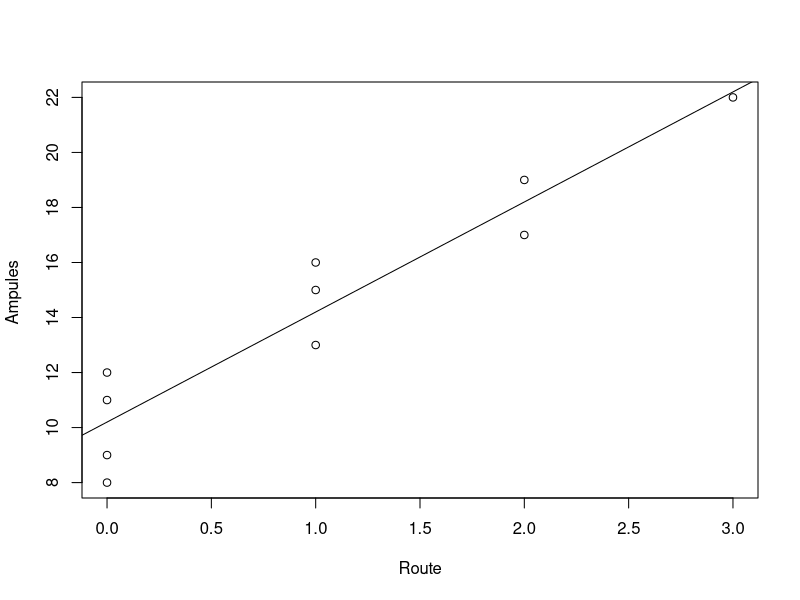
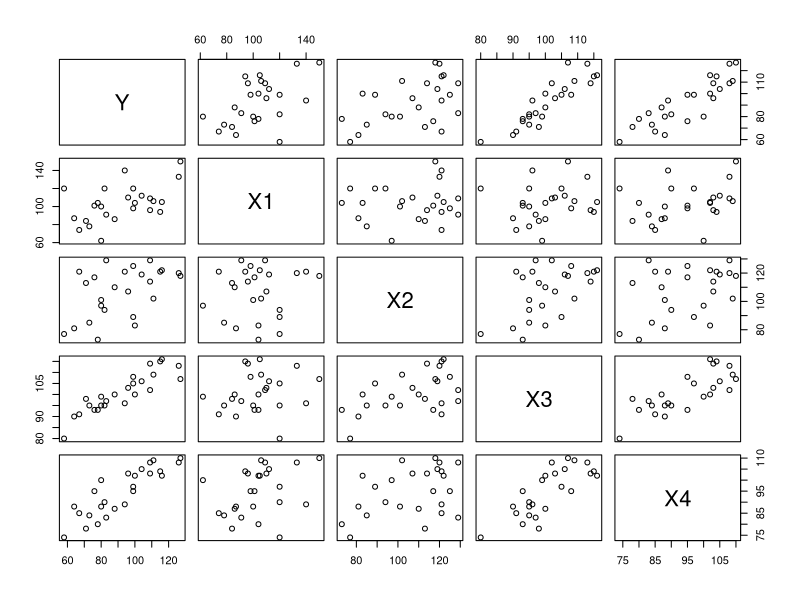

Write R code to recreate these figures, in order.
## ---- chunk 1
airfreight = read.table('airfreight.txt', header = TRUE)
airfreight = data.frame(airfreight)

## ---- chunk 2
y = airfreight[,1]
x = airfreight[,2]
## ---- chunk 3
reg = lm(y~x)
reg
## ---- chunk 4
plot(y~x, xlab = "Route", ylab = "Ampules ")
abline(lm(y ~ x))
## ---- chunk 5
multi = read.table("multi.txt", header = TRUE)
y = multi[,1]
x1 = multi[,2]
x2 = multi[,3]
x3 = multi[,4]
x4 = multi[,5]
plot(multi)
## ---- chunk 6
reg2 = lm(y ~ x1 + x2 + x3 + x4, data = multi)
summary(reg2)
## ---- chunk 7
cor(x1, x2, method = "pearson")
cor(x1, x3, method = "pearson")
cor(x1, x4, method = "pearson")
cor(x2, x3, method = "pearson")
cor(x2, x4, method = "pearson")
cor(x3, x4, method = "pearson")
## ---- chunk 8
null = lm(Y~1, data = multi)
full = lm(Y~., data = multi)

step(null, scope = list(lower = null, upper = full), direction = "forward")
